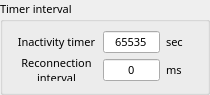
                 <widget class="QGroupBox" name="group_packing_18">
                  <property name="minimumSize">
                   <size>
                    <width>210</width>
                    <height>90</height>
                   </size>
                  </property>
                  <property name="maximumSize">
                   <size>
                    <width>210</width>
                    <height>95</height>
                   </size>
                  </property>
                  <property name="font">
                   <font>
                    <family>맑은 고딕</family>
                    <pointsize>8</pointsize>
                   </font>
                  </property>
                  <property name="title">
                   <string>Timer interval</string>
                  </property>
                  <layout class="QGridLayout" name="gridLayout_163">
                   <property name="topMargin">
                    <number>9</number>
                   </property>
                   <item row="0" column="0">
                    <layout class="QGridLayout" name="gridLayout_164">
                     <property name="horizontalSpacing">
                      <number>6</number>
                     </property>
                     <item row="0" column="0">
                      <widget class="QLabel" name="label_207">
                       <property name="minimumSize">
                        <size>
                         <width>85</width>
                         <height>22</height>
                        </size>
                       </property>
                       <property name="maximumSize">
                        <size>
                         <width>85</width>
                         <height>22</height>
                        </size>
                       </property>
                       <property name="font">
                        <font>
                         <family>맑은 고딕</family>
                         <pointsize>8</pointsize>
                        </font>
                       </property>
                       <property name="text">
                        <string>Inactivity timer</string>
                       </property>
                       <property name="alignment">
                        <set>Qt::AlignCenter</set>
                       </property>
                      </widget>
                     </item>
                     <item row="0" column="1">
                      <widget class="QLineEdit" name="ch2_inact_timer">
                       <property name="minimumSize">
                        <size>
                         <width>57</width>
                         <height>22</height>
                        </size>
                       </property>
                       <property name="maximumSize">
                        <size>
                         <width>57</width>
                         <height>16777215</height>
                        </size>
                       </property>
                       <property name="font">
                        <font>
                         <family>맑은 고딕</family>
                         <pointsize>8</pointsize>
                        </font>
                       </property>
                       <property name="toolTip">
                        <string>&lt;html&gt;&lt;head/&gt;&lt;body&gt;&lt;p&gt;0~65535 (sec.)&lt;/p&gt;&lt;/body&gt;&lt;/html&gt;</string>
                       </property>
                       <property name="text">
                        <string>65535</string>
                       </property>
                       <property name="maxLength">
                        <number>5</number>
                       </property>
                       <property name="alignment">
                        <set>Qt::AlignCenter</set>
                       </property>
                      </widget>
                     </item>
                     <item row="0" column="2">
                      <widget class="QLabel" name="label_208">
                       <property name="minimumSize">
                        <size>
                         <width>30</width>
                         <height>22</height>
                        </size>
                       </property>
                       <property name="maximumSize">
                        <size>
                         <width>30</width>
                         <height>22</height>
                        </size>
                       </property>
                       <property name="font">
                        <font>
                         <family>맑은 고딕</family>
                         <pointsize>8</pointsize>
                        </font>
                       </property>
                       <property name="text">
                        <string>sec</string>
                       </property>
                      </widget>
                     </item>
                    </layout>
                   </item>
                   <item row="1" column="0">
                    <layout class="QGridLayout" name="gridLayout_165">
                     <property name="horizontalSpacing">
                      <number>6</number>
                     </property>
                     <item row="0" column="0">
                      <widget class="QLabel" name="ch2_reconnection_label">
                       <property name="minimumSize">
                        <size>
                         <width>85</width>
                         <height>22</height>
                        </size>
                       </property>
                       <property name="maximumSize">
                        <size>
                         <width>85</width>
                         <height>25</height>
                        </size>
                       </property>
                       <property name="font">
                        <font>
                         <family>맑은 고딕</family>
                         <pointsize>8</pointsize>
                        </font>
                       </property>
                       <property name="text">
                        <string>Reconnection
interval</string>
                       </property>
                       <property name="alignment">
                        <set>Qt::AlignCenter</set>
                       </property>
                      </widget>
                     </item>
                     <item row="0" column="1">
                      <widget class="QLineEdit" name="ch2_reconnection">
                       <property name="minimumSize">
                        <size>
                         <width>57</width>
                         <height>22</height>
                        </size>
                       </property>
                       <property name="maximumSize">
                        <size>
                         <width>57</width>
                         <height>22</height>
                        </size>
                       </property>
                       <property name="font">
                        <font>
                         <family>맑은 고딕</family>
                         <pointsize>8</pointsize>
                        </font>
                       </property>
                       <property name="toolTip">
                        <string>&lt;html&gt;&lt;head/&gt;&lt;body&gt;&lt;p&gt;1~65535 (ms)&lt;/p&gt;&lt;/body&gt;&lt;/html&gt;</string>
                       </property>
                       <property name="text">
                        <string>0</string>
                       </property>
                       <property name="maxLength">
                        <number>5</number>
                       </property>
                       <property name="alignment">
                        <set>Qt::AlignCenter</set>
                       </property>
                      </widget>
                     </item>
                     <item row="0" column="2">
                      <widget class="QLabel" name="label_209">
                       <property name="minimumSize">
                        <size>
                         <width>30</width>
                         <height>22</height>
                        </size>
                       </property>
                       <property name="maximumSize">
                        <size>
                         <width>30</width>
                         <height>22</height>
                        </size>
                       </property>
                       <property name="font">
                        <font>
                         <family>맑은 고딕</family>
                         <pointsize>8</pointsize>
                        </font>
                       </property>
                       <property name="text">
                        <string>ms</string>
                       </property>
                      </widget>
                     </item>
                    </layout>
                   </item>
                  </layout>
                 </widget>
